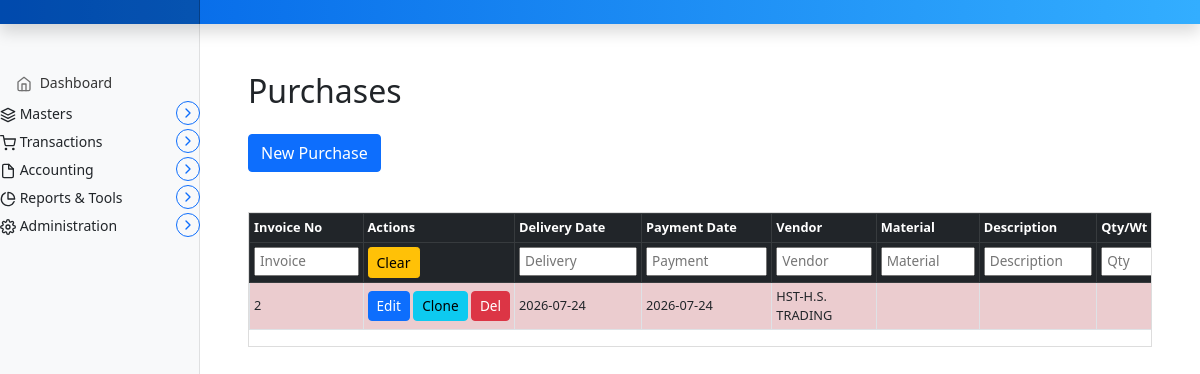
/invoice/purchases, run on an earlier commit of the app's database.
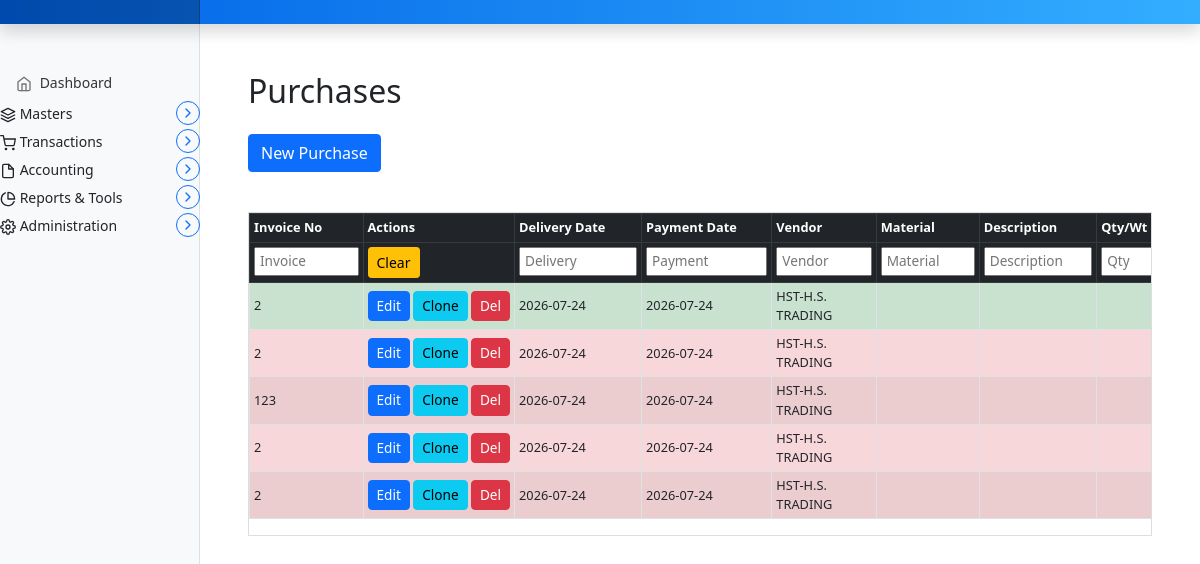
And on a later commit of the database.
### marania_invoice_app/models.py (models this page shows, shortened)
class Purchase(models.Model):
    UNIT_CHOICES = [
        ('number', 'Number'),
        ('meter', 'Meter'),
        ('weight', 'Weight'),
    ]
    PAYMENT_STATUS_CHOICES = [
        ('PENDING', 'PENDING'),
        ('PARTIALLY_PAID', 'PARTIALLY PAID'),
        ('PAID', 'PAID'),
    ]
    purchase_key = models.AutoField(primary_key=True)
    invoice_no = models.CharField(max_length=100, blank=True, null=True)
    delivery_date = models.DateField(blank=True, null=True)
    payment_due_date = models.DateField(blank=True, null=True)
    payment_date = models.DateField(blank=True, null=True)
    vendor = models.CharField(max_length=255)
    is_twine = models.BooleanField(default=True)
    material = models.CharField(max_length=255, blank=True, null=True)
    order_description = models.TextField(blank=True, null=True)
    quantity_weight = models.DecimalField(max_digits=10, decimal_places=2, blank=True, null=True)
    unit = models.CharField(max_length=10, choices=UNIT_CHOICES, default='weight')
    unit_price = models.DecimalField(max_digits=10, decimal_places=2, blank=True, null=True)
    subtotal = models.DecimalField(max_digits=12, decimal_places=2, blank=True, null=True)
    gst_percent = models.DecimalField(max_digits=5, decimal_places=2, default=0)
    gst_amount = models.DecimalField(max_digits=12, decimal_places=2, blank=True, null=True)
    total_amount = models.DecimalField(max_digits=12, decimal_places=2, blank=True, null=True)
    amount_paid = models.DecimalField(max_digits=12, decimal_places=2, default=0)
    payment_status = models.CharField(max_length=20, choices=PAYMENT_STATUS_CHOICES, default='PENDING')
    balance = models.DecimalField(max_digits=12, decimal_places=2, blank=True, null=True)
    comments = models.TextField(blank=True, null=True)
    created_at = models.DateTimeField(auto_now_add=True)
    updated_at = models.DateTimeField(auto_now=True)
    class Meta:
        ordering = ['-delivery_date', '-purchase_key']

### marania_invoice_app/views.py (the view, shortened to what this page needs)
# urls.py: path('purchases', views.purchase_entry, name='purchase_entry'),
def purchase_entry(request):
    purchases = Purchase.objects.all()
    parties = Parties.objects.all()
    materials = list(Purchase.objects.exclude(material__isnull=True).exclude(material='').values_list('material', flat=True).distinct().order_by('material'))
    purchases_json = json.dumps(list(purchases.values(
        'purchase_key', 'invoice_no', 'delivery_date', 'payment_date', 'vendor',
        'is_twine', 'material', 'order_description', 'quantity_weight', 'unit',
        'unit_price', 'subtotal', 'gst_percent', 'gst_amount', 'total_amount',
        'amount_paid', 'payment_status', 'balance', 'comments',
    )), default=str)
    context = {
        "purchases": purchases,
        "purchases_json": purchases_json,
        "parties": parties,
        "materials_list": materials,
    }
    return render(request, "marania_invoice_app/purchase_entry.html", context)

### templates/marania_invoice_app/purchase_entry.html (shortened to what this page needs)
{% extends 'partials/base.html' %}
{% load static %}
{% block main %}
<main class="col-md-9 ms-sm-auto col-lg-10 px-md-4">
  <div class="container-fluid my-5">
    <h2 class="mb-4">Purchases</h2>
    <button class="btn btn-primary mb-3" type="button" data-bs-toggle="collapse" data-bs-target="#purchaseForm" aria-expanded="false" aria-controls="purchaseForm">
      New Purchase
    </button>
    <div class="purchase-list mt-4">
      {% if purchases %}
        <div class="invoice-table-wrapper">
          <table id="purchase-table" class="table table-striped table-hover table-bordered table-sm align-middle">
            <thead class="table-dark">
              <tr>
                <th scope="col">Invoice No</th>
                <th scope="col">Actions</th>
                <th scope="col">Delivery Date</th>
                <th scope="col">Payment Date</th>
                <th scope="col">Vendor</th>
                <th scope="col">Material</th>
                <th scope="col">Description</th>
                <th scope="col">Qty/Wt</th>
              </tr>
              <tr id="purchase-filter-row">
                <th><input class="filter-input" placeholder="Invoice"></th>
                <th>
                  <button class="btn btn-warning btn-sm" id="clear-purchase-filters">Clear</button>
                </th>
                <th><input class="filter-input" placeholder="Delivery"></th>
                <th><input class="filter-input" placeholder="Payment"></th>
                <th><input class="filter-input" placeholder="Vendor" list="vendor_list_filter"></th>
                <th><input class="filter-input" placeholder="Material" list="material_list_filter"></th>
                <th><input class="filter-input" placeholder="Description"></th>
                <th><input class="filter-input" placeholder="Qty"></th>
              </tr>
            </thead>
            <tbody>
              {% for p in purchases %}
                <tr class="row-status-{{ p.payment_status|lower }}">
                  <td>{{ p.invoice_no|default:"" }}</td>
                  <td style="white-space:nowrap;">
                    <a href="javascript:void(0);" onclick="loadPurchase('{{ p.purchase_key }}')" class="btn btn-primary py-1 px-2" style="font-size:0.85rem;">
                       Edit
                    </a>
                    <a href="javascript:void(0);" onclick="clonePurchase('{{ p.purchase_key }}')" class="btn btn-info py-1 px-2" style="font-size:0.85rem;">
                       Clone
                    </a>
                    <form method="POST" action="{% url 'purchase_entry' %}" style="display:inline;" onsubmit="return confirm('Delete this purchase?')">
                      <button type="submit" class="btn btn-danger py-1 px-2" style="font-size:0.85rem;">
                         Del
                      </button>
                    </form>
                  </td>
                  <td>{{ p.delivery_date|date:"Y-m-d" }}</td>
                  <td>{{ p.payment_date|date:"Y-m-d" }}</td>
                  <td>{{ p.vendor }}</td>
                  <td>{{ p.material|default:"" }}</td>
                  <td>{{ p.order_description|default:"" }}</td>
                  <td>{{ p.quantity_weight|default:"" }}</td>
                </tr>
              {% endfor %}
            </tbody>
          </table>
        </div>
      {% else %}
        <p class="text-muted">No purchases found.</p>
      {% endif %}
    </div>
  </div>
</main>
{% endblock %}

What changed in the data, as far as the page shows it:
added Purchase: invoice_no "2", delivery_date "2026-07-24", payment_date "2026-07-24", vendor "HST-H.S. TRADING", payment_status "PAID" (drawn)
added Purchase: invoice_no "2", delivery_date "2026-07-24", payment_date "2026-07-24", vendor "HST-H.S. TRADING"
added Purchase: invoice_no "123", delivery_date "2026-07-24", payment_date "2026-07-24", vendor "HST-H.S. TRADING"
added Purchase: invoice_no "2", delivery_date "2026-07-24", payment_date "2026-07-24", vendor "HST-H.S. TRADING"
